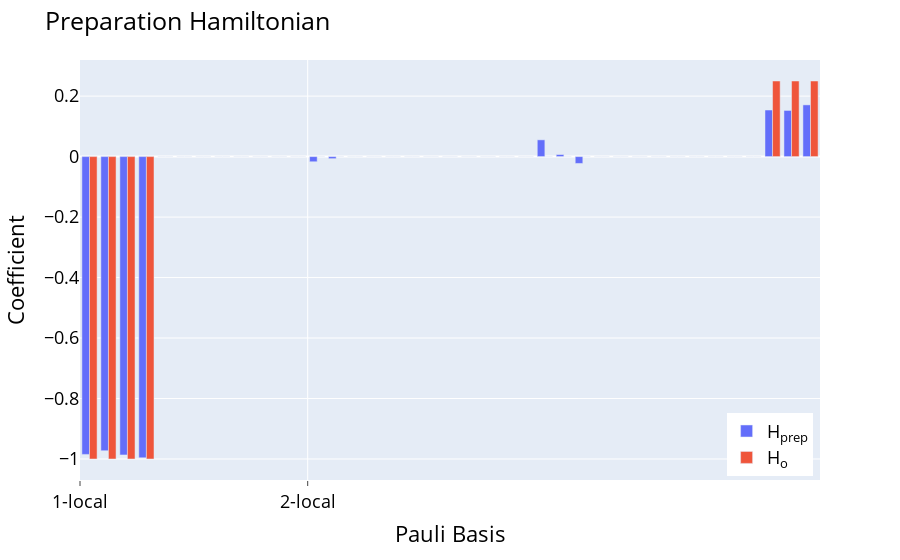

Notebook source saved alongside this figure:
### Code cell
results = get_results("../saved_simulations/turbo/allcontrols4ising")
fig = preparation(results[0],-1)
fig.update_layout(legend={"yanchor":"bottom","y":0.01,"xanchor":"right","x":0.99})
fig.show()
print(results[0].betas)
print(1-results[0].fidelity(-1))

### Figure 1 — Plotly figure (JSON) as saved in the notebook; plotly's stock layout.template omitted (floating-point values rounded to 4 significant figures)
{"data": [{"alignmentgroup": "True", "hovertemplate": "<b>%{hovertext}</b><br><br>variable=H<sub>prep<br>Pauli Basis=%{x}<br>value=%{y}<extra></extra>", "hovertext": ["XIII", "IXII", "IIXI", "IIIX", "YIII", "IYII", "IIYI", "IIIY", "ZIII", "IZII", "IIZI", "IIIZ", "XXII", "IXXI", "IIXX", "XYII", "IXYI", "IIXY", "XZII", "IXZI", "IIXZ", "YXII", "IYXI", "IIYX", "YYII", "IYYI", "IIYY", "YZII", "IYZI", "IIYZ", "ZXII", "IZXI", "IIZX", "ZYII", "IZYI", "IIZY", "ZZII", "IZZI", "IIZZ"], "legendgroup": "H<sub>prep", "marker": {"color": "#636efa", "pattern": {"shape": ""}}, "name": "H<sub>prep", "offsetgroup": "H<sub>prep", "orientation": "v", "showlegend": true, "textposition": "auto", "type": "bar", "x": [0, 1, 2, 3, 4, 5, 6, 7, 8, 9, 10, 11, 12, 13, 14, 15, 16, 17, 18, 19, 20, 21, 22, 23, 24, 25, 26, 27, 28, 29, 30, 31, 32, 33, 34, 35, 36, 37, 38], "xaxis": "x", "y": [-0.9848, -0.9727, -0.9866, -0.996, 0, 0, 0, 0, 2.22e-16, 1.665e-16, 1.776e-15, 2.22e-16, -0.01703, -0.006843, -5.477e-05, 0, 0, 0, 5.204e-16, 4.441e-16, 3.608e-16, 0, 0, 0, 0.05542, 0.00683, -0.02269, 0, 0, 0, 1.027e-15, 4.441e-16, -8.327e-16, 0, 0, 0, 0.154, 0.1527, 0.171], "yaxis": "y"}, {"alignmentgroup": "True", "hovertemplate": "<b>%{hovertext}</b><br><br>variable=H<sub>o<br>Pauli Basis=%{x}<br>value=%{y}<extra></extra>", "hovertext": ["XIII", "IXII", "IIXI", "IIIX", "YIII", "IYII", "IIYI", "IIIY", "ZIII", "IZII", "IIZI", "IIIZ", "XXII", "IXXI", "IIXX", "XYII", "IXYI", "IIXY", "XZII", "IXZI", "IIXZ", "YXII", "IYXI", "IIYX", "YYII", "IYYI", "IIYY", "YZII", "IYZI", "IIYZ", "ZXII", "IZXI", "IIZX", "ZYII", "IZYI", "IIZY", "ZZII", "IZZI", "IIZZ"], "legendgroup": "H<sub>o", "marker": {"color": "#EF553B", "pattern": {"shape": ""}}, "name": "H<sub>o", "offsetgroup": "H<sub>o", "orientation": "v", "showlegend": true, "textposition": "auto", "type": "bar", "x": [0, 1, 2, 3, 4, 5, 6, 7, 8, 9, 10, 11, 12, 13, 14, 15, 16, 17, 18, 19, 20, 21, 22, 23, 24, 25, 26, 27, 28, 29, 30, 31, 32, 33, 34, 35, 36, 37, 38], "xaxis": "x", "y": [-1, -1, -1, -1, 0, 0, 0, 0, 0, 0, 0, 0, 0, 0, 0, 0, 0, 0, 0, 0, 0, 0, 0, 0, 0, 0, 0, 0, 0, 0, 0, 0, 0, 0, 0, 0, 0.25, 0.25, 0.25], "yaxis": "y"}], "layout": {"barmode": "group", "font": {"color": "black", "size": 18}, "legend": {"title": {"text": ""}, "tracegroupgap": 0, "x": 0.99, "xanchor": "right", "y": 0.01, "yanchor": "bottom"}, "margin": {"t": 60}, "title": {"text": "Preparation Hamiltonian"}, "xaxis": {"anchor": "y", "domain": [0, 1], "showgrid": true, "ticklen": 5, "ticks": "outside", "ticktext": ["1-local", "2-local"], "tickvals": [-0.5, 11.5], "title": {"text": "Pauli Basis"}}, "yaxis": {"anchor": "x", "domain": [0, 1], "title": {"text": "Coefficient"}}}}
